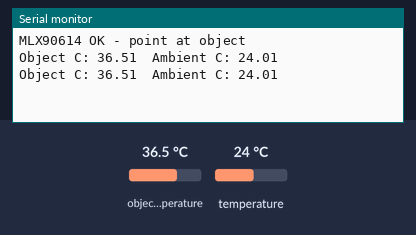
This sketch was run on a simulated Arduino Uno, built with avr-gcc and run on an emulated ATmega328P. On the bench: the last lines printed to the serial monitor. The test bench sets the inputs (shaded band); at power-on: object temperature 36.5 °C, temperature 24 °C.

Above: at 1.3 s.
1.4 s: object temperature set to 20 °C
At 2.7 s:
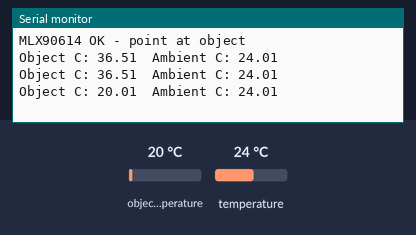
2.9 s: temperature set to 12 °C
At 3.6 s:
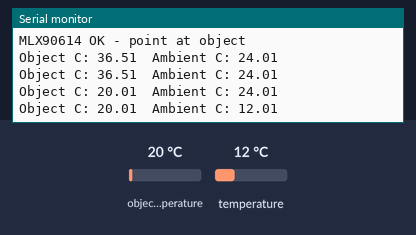
4.4 s: object temperature set to 26 °C
At 5.9 s:
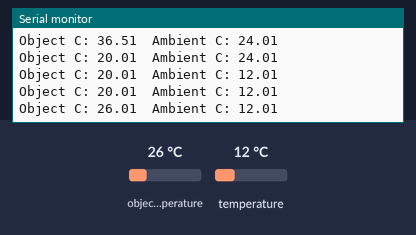
Timing chart, 0 to 7.4 s (numbered marks = the images above; inputs shaded):
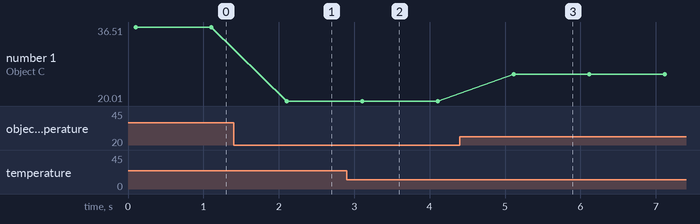

Measured:
- after the input at 1.4 s, the serial monitor: prints a new line after 0.71 s (image 1)
- after the input at 2.9 s, the serial monitor: prints a new line after 0.21 s (image 2)
- after the input at 4.4 s, the serial monitor: prints a new line after 0.71 s (image 3)
- plotted number 1: 36.51 → 20.01 after the input at 1.4 s, 20.01 → 26.01 after the input at 4.4 s

The sketch:

test_mlx90614.ino
```cpp
// Phase 1: MLX90614 IR temperature test
#include <Wire.h>
#include <Adafruit_MLX90614.h>

Adafruit_MLX90614 mlx = Adafruit_MLX90614();

void setup() {
  Serial.begin(115200);
  Wire.begin();

  if (!mlx.begin(0x5A)) {
    Serial.println(F("MLX90614 init FAILED"));
    while (1) {}
  }

  delay(100);
  Serial.println(F("MLX90614 OK - point at object"));
}

void loop() {
  Serial.print(F("Object C: "));
  Serial.print(mlx.readObjectTempC(), 2);
  Serial.print(F("  Ambient C: "));
  Serial.println(mlx.readAmbientTempC(), 2);
  delay(1000);
}
```
